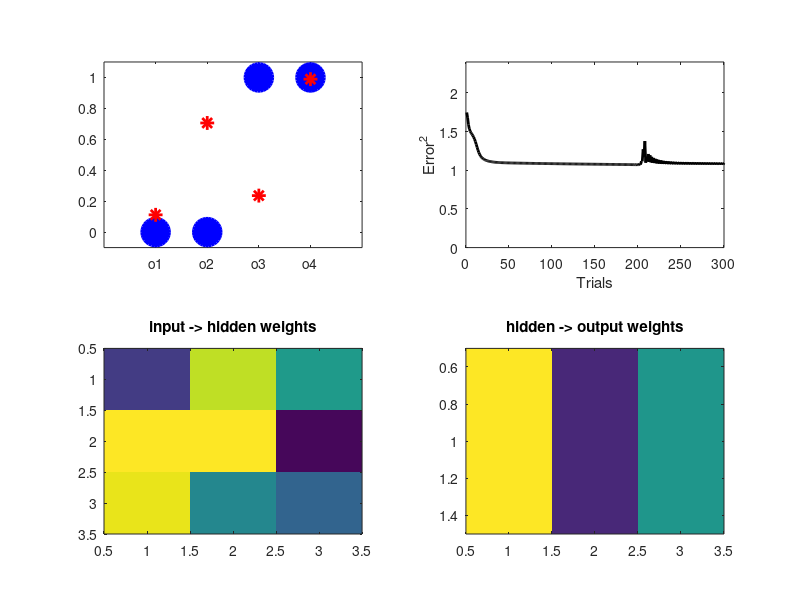
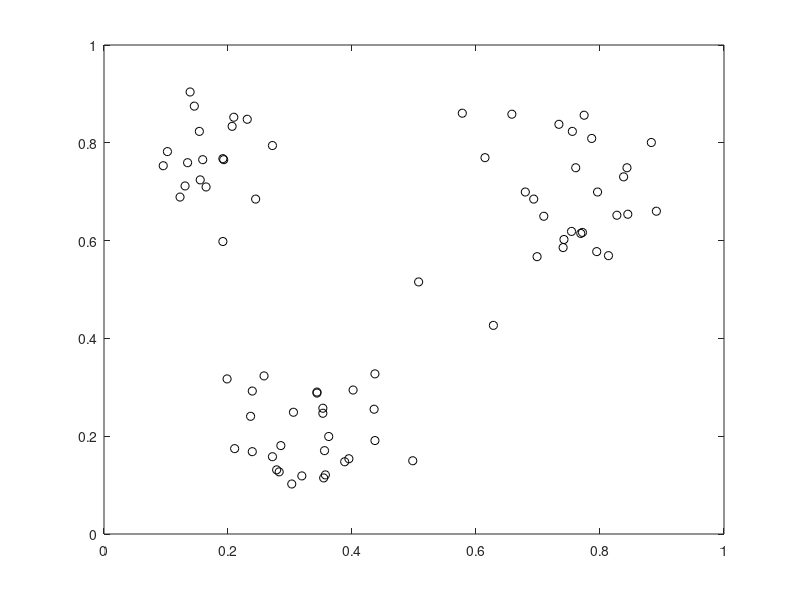
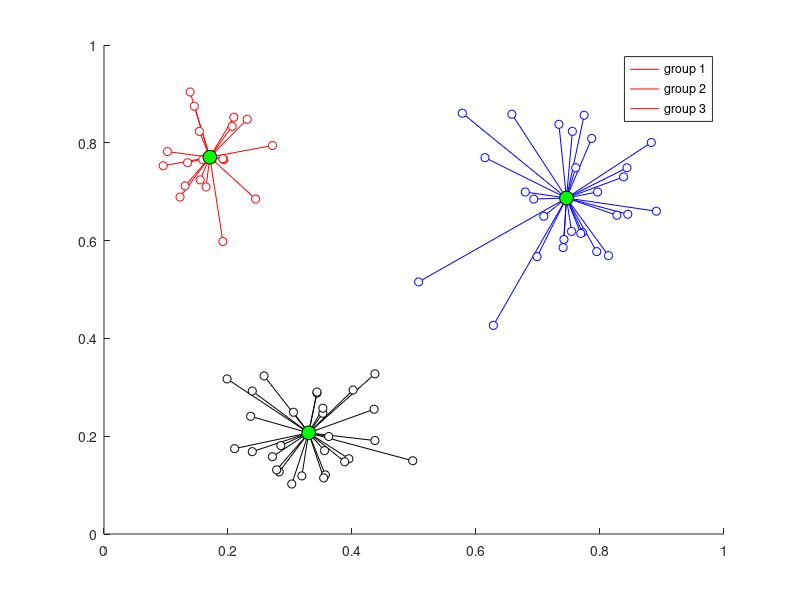

The MATLAB source for these figures, in order: (Note: this script raises an error after producing the figures.)
%% Matlab for Brain and Cognitive Scientists
% Matlab code for Chapter 31
% Mike X Cohen
% 
% This code accompanies the book 
%      "Matlab for Brain and Cognitive Scientists" (MIT Press, 2017).
% Using the code without following the book may lead to confusion, 
% incorrect data analyses, and misinterpretations of results. 
% Mike X Cohen assumes no responsibility for incorrect use of this code. 

%% input patterns for backprop learning

% XOR patterns (first two numbers; the third number is for the bias term)
inputs = [ 1 0 1; 0 1 1; 1 1 1; 0 0 1 ];
output = [     0;     0;     1;     1 ];

% initialization
[outputs,predError] = deal( zeros(1,size(inputs,1)) );
totalError = nan(1,100);
figure(1), clf

%% setup model

nInputsNodes = size(inputs,2);
nHiddenNodes = 3;
nOutputNodes = 1;

% random initial weights
weights_i2h = randn(nInputsNodes,nHiddenNodes);
weights_h2o = randn(nHiddenNodes,nOutputNodes);

l_rate = .3;

%% run

toggle = true;
iteration = 0;
max_iterations = 300;

while toggle
    
    % loop through inputs
    for ini=1:size(inputs,1)
    
        
        %% forward part: compute inputs and errors
        
        % input-layer to hidden-layer: raw input -> weights -> sigmoid
        hdLayerResp = inputs(ini,:) * weights_i2h;
        hdLayerResp = 2./(1+exp(-hdLayerResp'*2))-1;
        
        
        % input-layer to output-layer: input -> weights -> sigmoid
        otLayerResp = hdLayerResp' * weights_h2o;
        otLayerResp = 2./(1+exp(-otLayerResp'*2))-1;
        
        
        % prediction error
        predError(ini) = otLayerResp - output(ini);
        
        
        % collect output-layer responses for plotting
        outputs(ini) = otLayerResp;
        
        %% backwards part: adjust weights based on error
        
        % adjust hidden -> output weights
        delta = l_rate * predError(ini) * hdLayerResp;
        weights_h2o = weights_h2o - delta;
        
        % adjust input -> hidden weights
        backprop = weights_h2o .* (1-hdLayerResp.^2) * inputs(ini,:);
        delta = l_rate * predError(ini) * backprop;
        weights_i2h = weights_i2h - delta';
        
    end
    
    iteration = iteration+1; % not auto-updated in a while loop!
    totalError(iteration) = sum(predError.^2);
    
    if totalError(iteration)<.01 || iteration>max_iterations
        toggle=false;
    end
    
    %% plot
    
    if mod(iteration,5)==0 % plot every 5th step
        subplot(221), cla
        plot(output,'bo','linew',2,'markersize',20,'markerfacecolor','b')
        hold on
        plot(outputs,'r*','linew',2,'markersize',10)
        set(gca,'xlim',[0 5],'ylim',[-.1 1.1],'xtick',1:4,'xticklabel',{'o1';'o2';'o3';'o4'})
        
        subplot(222)
        plot(totalError,'k','linew',2)
        set(gca,'xlim',[0 max_iterations],'ylim',[0 2.4])
        xlabel('Trials'), ylabel('Error^2')
        
        subplot(223)
        imagesc(weights_i2h), set(gca,'clim',[-2 2])
        title('input -> hidden weights')
        
        subplot(224)
        imagesc(weights_h2o'), set(gca,'clim',[-2 2])
        title('hidden -> output weights')
        
        drawnow
    end % end plotting
    
end % end simulation while-loop

%%


%% k-means clustering

load kmeans_data

% plot the raw data
figure(2), clf
plot(d(:,1),d(:,2),'ko')
axis([0 1 0 1])


% k-means clustering
k = 3; % how many clusters?
[groupidx,cents,sumdist,distances] = kmeans(d,k);
% for octave: kmeans is in the statistics package


figure(3), clf

% draw lines from each data point to the centroids of each cluster
lineColors = 'rkb';
hold on
for i=1:length(d)
    plot([ d(i,1) cents(groupidx(i),1) ],[ d(i,2) cents(groupidx(i),2) ],lineColors(groupidx(i)))
end

% now draw the raw data in different colors
for i=1:k
    plot(d(groupidx==i,1),d(groupidx==i,2),[ lineColors(i) 'o' ],'markerface','w')
end

% and now plot the centroid locations
% (why is this code after the previous plotting code?)
plot(cents(:,1),cents(:,2),'ko','markerface','g','markersize',10)


set(gca,'xlim',[0 1],'ylim',[0 1])
legend({'group 1';'group 2';'group 3'})

%% SVM in-sampling (!!)

% this and the next cell will not work in Octave. try the libsvm toolbox

load EEG_LR

% initialize
accu = zeros(size(timevec));
trueLabels = [ones(size(l_eeg,3),1); 2*ones(size(r_eeg,3),1)];


% loop over time (skip some points for speed)
for ti=1:20:size(l_eeg,2) 
    
    % organize the data for this time point
    data = squeeze( cat(3, l_eeg(:,ti,:), r_eeg(:,ti,:) ))';
    
    % fit the model
    svmModel = fitcsvm(data,trueLabels);
    
    % evaluate the model (note: training data used in testing, 
    % so this is in-sample testing)
    catLabel = predict(svmModel,data);
    
    % average accuracy
    accu(ti) = mean(catLabel==trueLabels);
end

% show a time course of the average accuracy results
figure(4), clf
plot(timevec(1:20:end),accu(1:20:end),'k','linew',2)
set(gca,'ylim',[.3 1])
hold on
plot(get(gca,'xlim'),[.5 .5],'k--')
xlabel('Time (ms)'), ylabel('Accuracy')

%% out-sample test

trueLabels = [ones(size(l_eeg,3),1); 2*ones(size(r_eeg,3),1)];
accu = zeros(length(timevec),length(trueLabels));

% warning! this takes a while to run...
for ti=1:20:size(l_eeg,2)
    
    % get data for this time point (doesn't change over trials!)
    data = squeeze( cat(3, l_eeg(:,ti,:), r_eeg(:,ti,:) ))';
    
    for triali=1:length(trueLabels)
    
        templabels = trueLabels;
        
        % remove test trial from training
        traindata = data;
        traindata(triali,:) = [];
        templabels(triali)  = [];
        
        % fit model on training data
        svmModel = fitcsvm(traindata,templabels);
        
        % Now predict only the trial that was not included
        % in the training set.
        catLabel = predict(svmModel,data(triali,:));
        accu(ti,triali) = catLabel==trueLabels(triali);
    end
end

% and plot
figure(4), clf
plot(timevec(1:20:end),mean(accu(1:20:end,:),2),'k','linew',6)

%% end.
